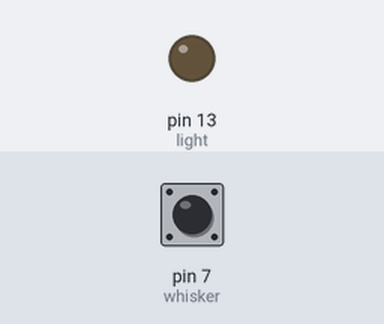
A sketch run on a simulated Arduino Uno, built with avr-gcc and run on an emulated ATmega328P. On the bench: output pins drawn as LEDs (lit = HIGH). Dashed ring = blinking. Inputs (shaded band) come from the test bench; at power-on: pin 7 (whisker) LOW. What the sketch prints to the serial monitor is not drawn.

Above: at 1.2 s.
1.3 s: pin 7 (whisker) driven HIGH
At 2.3 s:
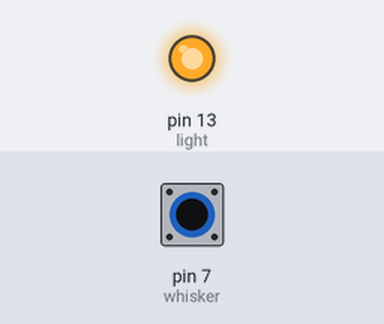
2.8 s: pin 7 (whisker) pulsed LOW 5 times (0.12 s each, 0.3 s apart)
At 3.38 s:
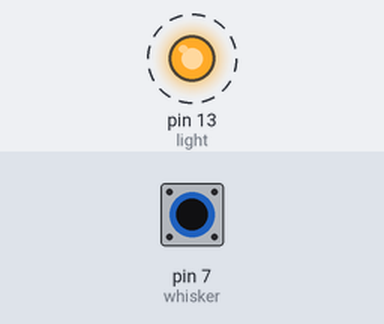
Timing chart, 0 to 5.8 s (numbered marks = the images above; inputs shaded):
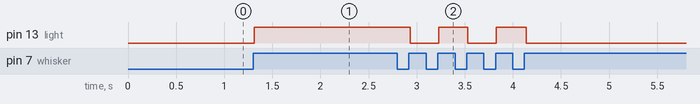

Measured:
- after the input at 1.3 s, pin 13 (light): LOW → HIGH at once
- after the input at 2.8 s, pin 13 (light): alternates HIGH for 0.31 s and LOW for 0.30 s, 5 changes in all, then stays LOW, starting after 0.13 s

The sketch:

getletterwithbuttontapsaddtostringnewcondition1.ino
```cpp
// C++ code
//

//
const char letterMtrx[5][5] ={
    {'a', 'b', 'c', 'd', 'e'},
    {'f', 'g', 'h', 'i', 'j'},
    {'l','m', 'n', 'o', 'p'},
    {'q', 'r', 's', 't', 'u'},
    {'v', 'w', 'x', 'y', 'z'}
};


const int whisker = 7;
const int light = 13;
int taps=0;
int state = 0; // state of the led 1 = on 0 = off

int val =0; // will be used to store the state of the pen

int old_val = 0; // stores the previous state
unsigned long startTime;
unsigned long elapsedTime;
int firstD =0;
int secondD=0;
char mylet = ' ';
String mysent = "";

void setup(){

  pinMode(light, OUTPUT);
  pinMode(whisker, INPUT);
  Serial.begin(9600);
}

void loop(){
  // read whisker state


  val = digitalRead(whisker);  // read input and store it
  // check if there was a transition

  if ((val == HIGH) && (old_val ==LOW)){
    state = 1-state;
    delay(10);
    // increace taps
    taps++;
    // start timer
    startTime = millis();
  }

   //Serial.println("first digit");
   //Serial.println(firstD);
   //Serial.println("second digit");
   //Serial.println(secondD);
   //Serial.println("my letter");
   Serial.println(mysent);

   // get elapsed Time
  elapsedTime = millis()-startTime;

   // times up or out of taps
    if ( ((elapsedTime > 1000) ||( taps >=5)) && taps >0){
    Serial.println("final tap");
    Serial.println(elapsedTime);
    Serial.println(taps);

    // set the firt digit to taps

      if (firstD == 0){
       firstD = taps;
      }
      else if (secondD == 0){ // after getting second digit you are done
        secondD = taps;
        mylet = (letterMtrx[firstD-1][secondD-1]);
        // set first digit and second digit to zero
        // so you can get more values
        mysent += mylet;
        firstD =0;
        secondD=0;

      }

    // set taps to zero
    // set elapsed Time to zero
    taps =0;
    elapsedTime =0;
    startTime =millis();


  }

   old_val = val; // val is now old, so store it

  if (state == 1){
    digitalWrite(light, HIGH);


  } else{
    digitalWrite(light, LOW);
  }


}
```
